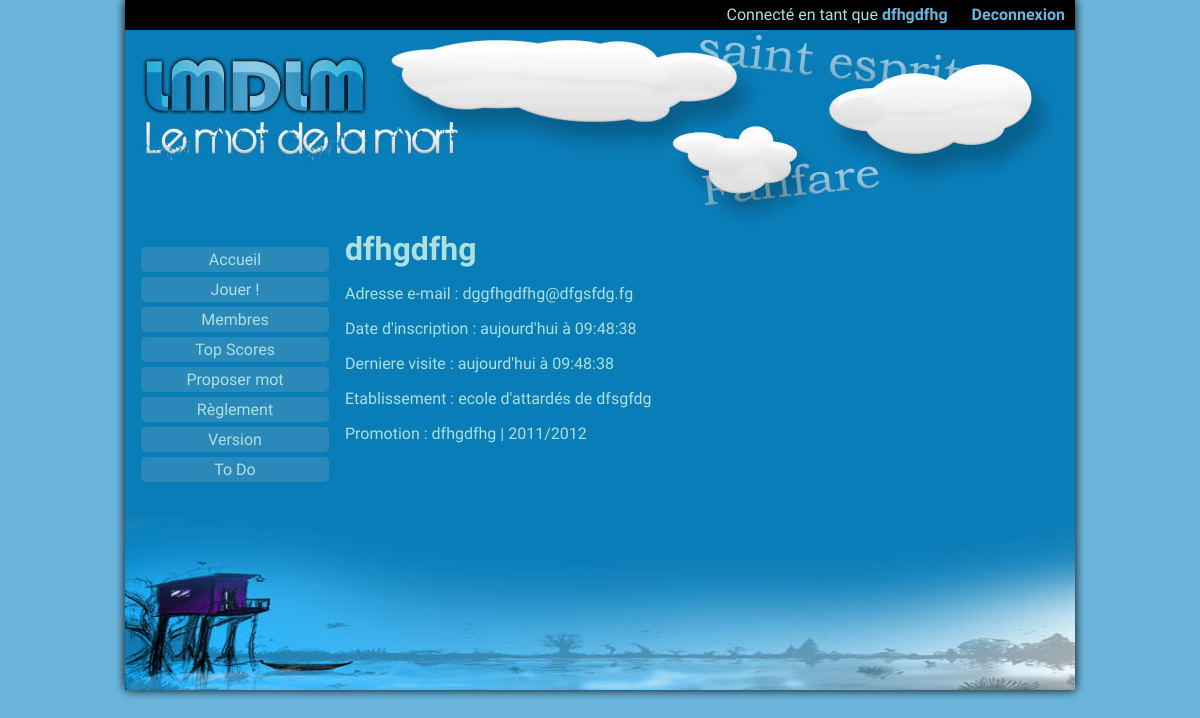
Screenshot of /user_pageMembre/14/user_dfhgdfhg.html (signed in) with the database file from the repository.
### tables this page shows
CREATE TABLE IF NOT EXISTS `users` (
  `user` varchar(40) NOT NULL,
  `password` varchar(120) NOT NULL,
  `mail` varchar(60) NOT NULL,
  `image` varchar(20) NOT NULL,
  `rang` int(1) NOT NULL,
  `first` int(15) NOT NULL COMMENT 'date inscription',
  `last` int(15) NOT NULL COMMENT 'dern visite',
  `etab` int(3) NOT NULL COMMENT 'fac science Limoges',
  `promo` int(4) NOT NULL COMMENT 'deust 2011 ?',
  `id` int(5) NOT NULL AUTO_INCREMENT,
  PRIMARY KEY (`id`),
  KEY `etab` (`etab`,`promo`),
  KEY `promo` (`promo`)
);

CREATE TABLE IF NOT EXISTS `type_etab` (
  `nom` varchar(60) NOT NULL,
  `id` int(4) NOT NULL AUTO_INCREMENT,
  PRIMARY KEY (`id`)
);

CREATE TABLE IF NOT EXISTS `etab` (
  `type` int(2) NOT NULL,
  `ville` varchar(50) NOT NULL,
  `id` int(4) NOT NULL AUTO_INCREMENT,
  PRIMARY KEY (`id`),
  KEY `type` (`type`)
);

CREATE TABLE IF NOT EXISTS `promo` (
  `nom` varchar(50) NOT NULL,
  `annee` year(4) NOT NULL,
  `etab` int(4) NOT NULL,
  `id` int(5) NOT NULL AUTO_INCREMENT,
  PRIMARY KEY (`id`),
  KEY `etab` (`etab`)
);

### coeur/Request.php (called while the page is built, shortened)
<?php
class Request {
    function __construct() {
        $path_info = (isset($_SERVER['PATH_INFO'])) ? trim($_SERVER['PATH_INFO'], "/") : false;
        $parts = array_reverse(explode('/', $path_info));
        if (isset($parts[0])) {
            $tab_temp = explode("_", trim($parts[0], "_"));
        }
        switch (count($parts)) {
            case 3:
                $this->request_type = "full_action";
                if (isset($parts[2])) {
                    $tab_temp = explode("_", trim($parts[2], "_"));
                    $this->controller = (isset($tab_temp[0])) ? $tab_temp[0] : false;
                    $this->action = (isset($tab_temp[1])) ? $tab_temp[1] : false;
                }
                break;
        }
    }
}
?>

### model/Model.php (called while the page is built, shortened)
<?php
class Model {
    static $connexion;
    function __construct() {
        if (!is_object(self::$connexion)) {
            $this->baseConf = ConfDB::$acces[TYPE_ACCES_BASE];
            try {
                $option = array(PDO::MYSQL_ATTR_INIT_COMMAND => "SET NAMES utf8");
                self::$connexion = new PDO('mysql:host=' . $this->baseConf['hote'] . ';dbname=' . $this->baseConf['base'], $this->baseConf['user'], $this->baseConf['pass'], $option);
                if (MODE == "dev") {
                    self::$connexion->setAttribute(PDO::ATTR_ERRMODE, PDO::ERRMODE_WARNING);
                }
            } catch (Exception $e) {
                echo (MODE == "dev")?$e->getMessage():"";
                die("<p>Ohh ! Plantage du serveur !</p>");
            };
        } else {
            $this->pdo = self::$connexion;
        }
        $this->tables = ConfDB::$acces[TYPE_ACCES_BASE]['tables'];
    }
}
?>

### model/UserModel.php (called while the page is built, shortened)
<?php
class UserModel extends Model {
    function get_userInfos($id){
        $sql = "SELECT user, mail, image, rang, first
                inscription , last, u.id, t.nom
                type_etab , ville, p.nom promo, annee
                FROM (
                (
                ".$this->tables['TABLE_USERS']." u
                LEFT JOIN ".$this->tables['TABLE_ETAB']." e ON u.etab = e.id
                )
                LEFT JOIN ".$this->tables['TABLE_PROMO']." p ON u.promo = p.id
                )
                LEFT JOIN ".$this->tables['TABLE_TYPE_ETAB']." t ON e.type = t.id
                WHERE u.id =?";
        $req = $this->pdo->prepare($sql);
        $req->bindValue(1, $id, PDO::PARAM_INT);
        $req->execute();
        $infos = $req->fetchAll(PDO::FETCH_OBJ);
        if(count($infos)>0)
            return $infos[0];
        else
            return false;
    }
}
?>

### web/index.php (called while the page is built, shortened)
<?php
new Loader();
?>

### controller/UserController.php (the view, shortened to what this page needs)
<?php
class UserController extends Controller {
    function pageMembre($id) {
        $id = intval(filter_var($id, FILTER_SANITIZE_NUMBER_INT));
        if ($id > 0) {
            $user = new UserModel();
            $infos = $user->get_userInfos($id);
            if ($infos !== false && is_object($infos)) {
                $html = "";
                $html.= "<h1>{$infos->user}</h1>";
                $html.= "<p>Adresse e-mail : {$infos->mail}</p>";
                $html.= "<p>Date d'inscription  : {$this->formatteDate($infos->inscription)}</p>";
                $html.= "<p>Derniere visite     : {$this->formatteDate($infos->last)}</p>";
                $html.= "<p>Etablissement       : {$infos->type_etab} de {$infos->ville}</p>";
                $html.= "<p>Promotion           : {$infos->promo}  |  {$infos->annee}/" . ($infos->annee + 1) . "</p>";
                $file = VUES . DS . $this->request->dossier . DS . "page-membre.html";
                $this->afficher_vue($file);
            } else {
                $this->error = "Aucun membre avec cette id ({$id})";
                $this->affiche_erreur(ERROR_SYS, $this->request->params);
                return false;
            }
        } else {
            $this->error = "Probleme avec le parametre $id";
            $this->affiche_erreur(ERROR_SYS, $this->request->params);
            return false;
        }
    }
}
?>

### coeur/Loader.php (shortened to what this page needs)
<?php
class Loader {
    public $request;
    function __construct() {
        $this->request = new Request();
        $this->dispatcher();
    }
    function dispatcher() {
        switch ($this->request->request_type) {
            case "full_action":
                $name = ucfirst($this->request->controller).'Controller';
                $file = CONTROLLER.DS.$name.'.php';
                if(file_exists($file)){
                    $controller = new $name($this->request);
                    if(method_exists($controller, $this->request->action)){
                        call_user_func_array(array($controller,$this->request->action), $this->request->params);
                    } else {
                    $this->error = "La methode <b>'{$this->request->action}()'</b> du controller <b>'{$name}()'</b> n'existe pas.";
                    $this->affiche_erreur(ERROR_SYS,$this->request);
                }
                } else {
                    $this->error = "Le fichier du controller <b>'{$file}'</b>.";
                    $this->affiche_erreur(ERROR_SYS,$this->request);
                }
                break;
        }
    }
}
?>

### controller/Controller.php (shortened to what this page needs)
<?php
class Controller {
    protected $contenu = array();
    function afficher_vue($file) {
        $contenu = $this->contenu;
        if (file_exists($file)) {
            require $file;
            return true;
        } else {
            $file_html = str_replace(".html", ".php", $file);
            if (file_exists($file_html)) {
                require $file_html;
                return true;
            } else {
                $this->set_error("La vue {$file} n'existe pas.");
                $this->affiche_erreur();
                return false;
            }
        }
    }
    function formatteDate($t) {
        $minuit = mktime(0, 0, 0, date("m"), date("d"), date("Y"));
        $minuit_hier = $minuit - (3600 * 24);
        if ($t >= $minuit) {
            $date = "aujourd'hui à " . date("H:i:s", $t);
        } else if ($t >= $minuit_hier) {
            $date = "hier à " . date("H:i:s", $t);
        } else {
            $date = "le " . date("d/m/Y \à H:i:s", $t);
        };
        return $date;
    }
}
?>

### vues/user/page-membre.php (shortened to what this page needs)
<?php
$c = $contenu['user_infos_html'];
?>
<!DOCTYPE html>
<html lang="fr">
    <head>
        <link rel="stylesheet" media="screen" href="css/general.css" />
        <link rel="stylesheet" media="screen" href="css/trick.css" />
    </head>
    <body>
        <div id="conteneur" class="ombre10">
            <?php
            require LAYOUT_USER_BAR;
            require LAYOUT_HEADER;
            require LAYOUT_NAV;
            ?>
            <div id="content">
                <?php
                echo $c;
                ?>
            </div>
            <?php
            require LAYOUT_FOOTER;
            ?>
        </div>
    </body>
</html>

### vues/layout/user_bar.php (shortened to what this page needs)
<div id="user_bar">
    <?php
    $html = "";
        if (isset($_SESSION['login']) && $_SESSION['login'] === true) {
            $html .= "<p>Connecté en tant que ";
            $html .= "<a href='user_pageMembre/".User::$id."/user_".User::$user_url.".html' class='ub_liens'>".User::$user."</a> ";
            $html .= "<a href='user_deco/accueil.html' class='ub_liens' style='margin-left:20px'>Deconnexion</a></p>";
        }
        echo $html;
    ?>
</div>

### vues/layout/header.php (shortened to what this page needs)
<header>
</header>

### vues/layout/nav.php (shortened to what this page needs)
<nav>
    <a href="accueil.html" class="radius5">Accueil</a>
    <?php
    if (isset($_SESSION['login']) && $_SESSION['login'] === true) {
        echo '<a href="je-joue.html" class="radius5">Jouer !</a>';
    } else {
        echo '<a href="user_inscription.html" class="radius5">Inscription</a>';
    }
    ?>
    <a href="user_listeMembres/la-liste-des-membres.html" class="radius5">Membres</a>
    <a href="#" class="radius5">Top Scores</a>
    <a href="mot_afficher/proposer-mot.html" class="radius5">Proposer mot</a>
    <a href="version.html#reglement" class="radius5">Règlement</a>
    <a href="version.html" class="radius5">Version</a>
    <a href="version.html#todo" class="radius5">To Do</a>
</nav>

### vues/layout/footer.php
<footer>
    <pre>
    </pre>
</footer>

### web/css/general.css (style rules this page uses)
body { margin: 0; padding: 0; background-color: #6cb6dd; color: #ADE0E0; font-family: 'Cousine', sans-serif; }
h1,h2,h3,h4,h5,h6 { font-family: 'Holtwood One SC', serif; margin: 0; }
#user_bar { background-color: #000; height: 30px; }
#user_bar p { margin: 0; line-height: 30px; float: right; margin-right: 10px; }
#user_bar .ub_liens { color: #6cb6dd; font-weight: bold; text-decoration: none; }
#conteneur { width: 950px; margin: 0 auto; background-color: #097db8; }
header { height: 200px; background: #077bb4 url(../imgs/header.jpg) left top no-repeat; }
nav { margin-top: 12px; width: 220px; float: left; }
nav a { background-color: #2B89BA; text-decoration: none; padding: 3px 6px; display: block; margin: 5px auto; text-align: center; width: 80%; color: #ADE0E0; }
#content { width: 730px; float: right; min-height: 260px; }
footer { clear: both; height: 200px; background: #077bb4 url(../imgs/footer.jpg) left top no-repeat; }

### web/css/trick.css (style rules this page uses)
.radius5 { -webkit-border-radius: 5px; -moz-border-radius: 5px; border-radius: 5px; }
.ombre10 { -webkit-box-shadow: 0px 0px 10px 0px #000000; -moz-box-shadow: 0px 0px 10px 0px #000000; box-shadow: 0px 0px 10px 0px #000000; }

### rows the page displays
users: user "dfhgdfhg", mail "dggfhgdfhg@dfgsfdg.fg", first "aujourd'hui à 09:48:38", last "aujourd'hui à 09:48:38", type_etab.nom "ecole d'attardés", etab.ville "dfsgfdg", promo.nom "dfhgdfhg", promo.annee "2011", $infos->annee + 1 "2012"

### other values shown
User::$user "dfhgdfhg"
